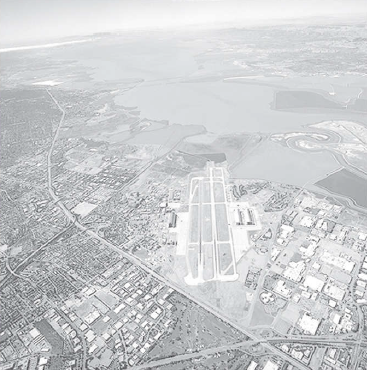
%> input picture Image Processing - Project 1/Im_5.PNG, 367 x 370 px
$ octave Project1_Q4.m   (GNU Octave 9; MATLAB toolbox functions it lacks are replaced by stand-ins)
%> lines starting %> are read from the running program, lines starting %| are printed output that depends on the picture
a = imread('Im_5.PNG');
%> a is the input picture: size 370x367x3 uint8; mean R, G, B 203.6, 205.4, 207.5
ad=im2double(a);
x=ad;y=ad;
[r,c]=size(ad);
%> r = 370; c = 1101
factor=6;
for i =1:r
    for j= 1:c
        x(i,j)=factor *log(1+ ad(i,j));
        y(i,j)=factor *ad(i,j) ^20;
    end
end
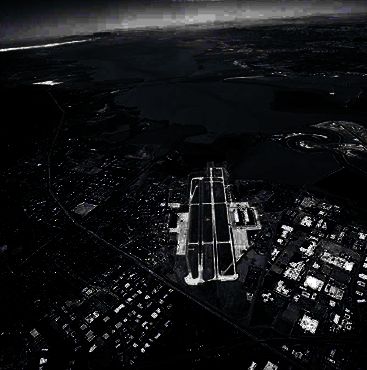
%> y: size 370x367x3 double; mean R, G, B 0.478, 0.5, 0.542; drawn with min black and max white
subplot(1,2,1);imshow(ad);title('Before');
subplot(1,2,2);imshow(x);title('After');
figure,imshow(y);
%> after `imshow(y)`:
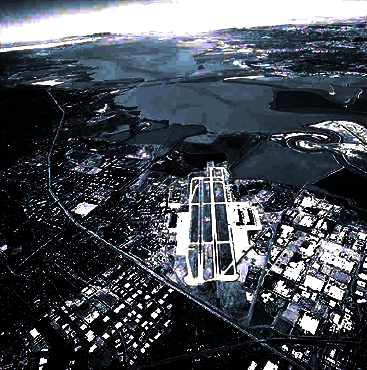
%> displayed picture: size 370x367x3, on the screen's scale of 0 to 255; mean R, G, B 70.5, 76, 84.1

$ run again, with Image Processing - Project 1/Im_1.PNG copied over Image Processing - Project 1/Im_5.PNG
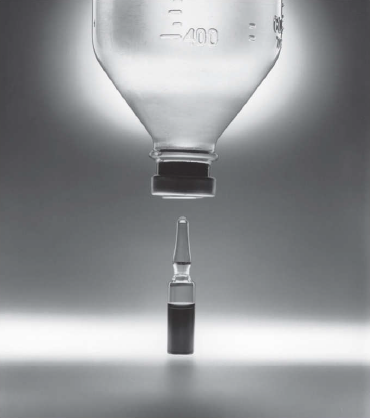
%> input picture Image Processing - Project 1/Im_1.PNG, 370 x 418 px
%> a is the input picture: size 418x370x3 uint8; mean R, G, B 144.6, 146.6, 148.9
%> after the loop `for i =1:r`:
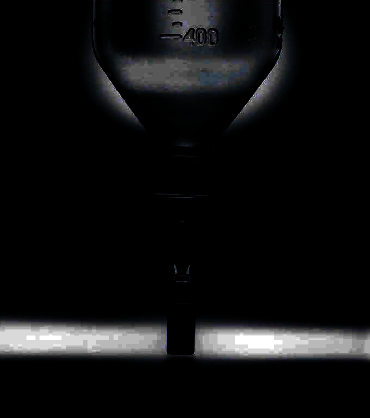
%> y: size 418x370x3 double; mean R, G, B 0.294, 0.299, 0.309; drawn with min black and max white
%> `imshow(y)`:
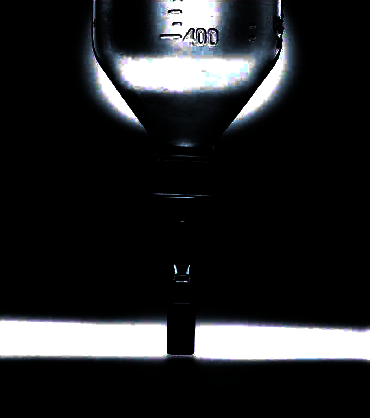
%> displayed picture: size 418x370x3, on the screen's scale of 0 to 255; mean R, G, B 36.1, 37.1, 38.8

$ run again, with Image Processing - Project 1/Im_4.PNG copied over Image Processing - Project 1/Im_5.PNG
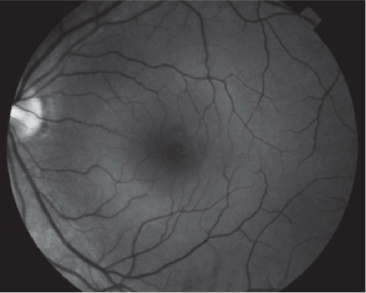
%> input picture Image Processing - Project 1/Im_4.PNG, 366 x 293 px
%> a is the input picture: size 293x366x3 uint8; mean R, G, B 73.3, 72.6, 75.3
%> after the loop `for i =1:r`:
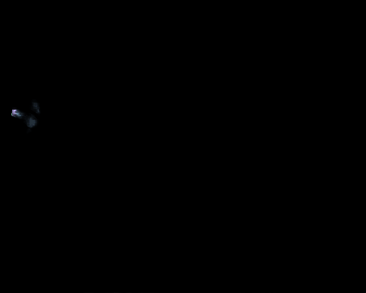
%> y: size 293x366x3 double; mean R, G, B 0.000572, 0.000685, 0.000862; drawn with min black and max white
%> `imshow(x)`:
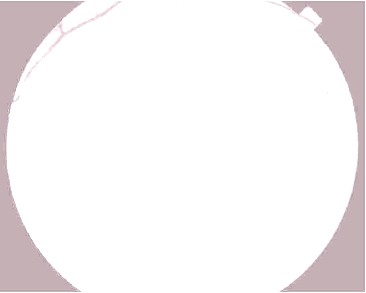
%> displayed picture: size 293x366x3, on the screen's scale of 0 to 255; mean R, G, B 245.7, 242.3, 243.2
